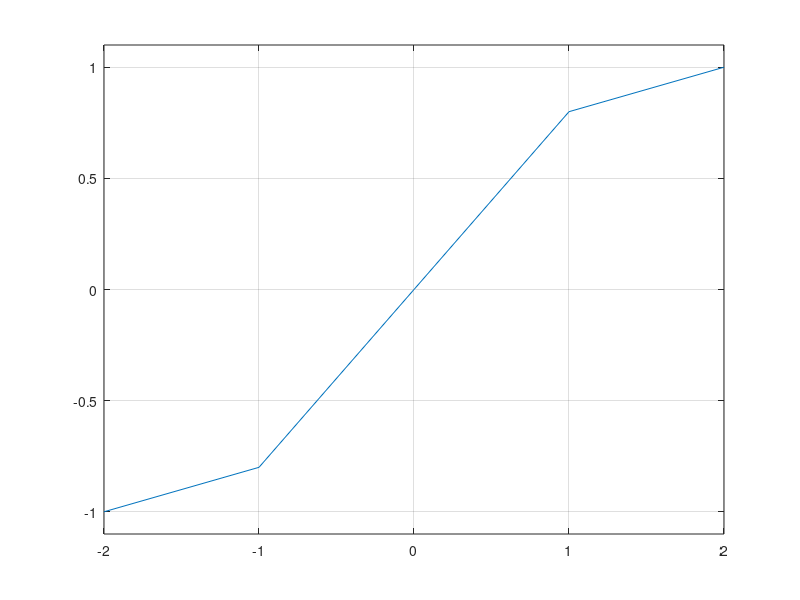

MATLAB code to generate this figure: (Note: this script raises an error after producing the figure.)

x = [-2 -1 0 1 2];
y = [-1 -0.8 0 0.8 1];
plot(x,y); ylim([-1.1 1.1]); grid on;

xx = [-2:0.01:2];
% yint = interp1(x,y,xx,'cubic');
yint = lagrangepoly(x,y,xx);
hold on;
plot(xx,yint); hold off

%%
% ff = 0:8000;
fs = 16000;

f_band = [100 2000];
fmid = 10^mean(log10(f_band));

f_edges = [10 f_band(1) fmid f_band(2) fs/2];

dbPerOct = 3; %dB
a_ = db2mag( ...
    dbPerOct/log10(2) * log10(f_edges/fmid) );
a_([1 end]) = a_([2 end-1]);

a_int = db2mag( ...
    spline(log10(f_edges([1 3 end])),mag2db(a_),log10(10:8000))  );

plot(f_edges/1e3,mag2db(a_)); hold on;
plot((10:8000)/1e3,mag2db(a_int)); hold on;
grid on; grid minor;
set(gca,'xscale','log');
xlim([0.01 10]); hold off;

%%
[num,den]=iirlpnorm(32,14,ff([14:129])'/(fs/2),ff([14 129])'/(fs/2),ff([14:129])'/(fs/2));

freqz(num,den);
set(gca,'xscale','log');


%%
clear; clc;

c = 343;                    % Sound velocity (m/s)
fs = 16000;                 % Sample frequency (samples/s)
L = [3 3 3];                % Room dimensions [x y z] (m)
n = 0.2*fs;                   % Number of samples
mtype = 'omnidirectional';  % Type of microphone
order = 1;                 % -1 equals maximum reflection order!
dim = 3;                    % Room dimension
orientation = 0;            % Microphone orientation (rad)
hp_filter = 0;              % Enable high-pass filter
rng shuffle;

betaA = (1 - [1 [1 1 1 1 1]*1]).^2;                 % Reverberation time (s)
beta1 = (1 - [0.00*1 [1 1 1 1 1]*1]).^2;                 % Reverberation time (s)

rtxN = 24;
[yy,zz] = meshgrid(linspace(0,3,rtxN)); % Planar Array
% yy = linspace(0,3,rtxN); zz = yy*0+1.5; % Linear Array

rtx = [zeros(numel(yy),1), yy(:), zz(:)];
srx = rtx;

MM=[];PP=[];
tic;
ss=0;
while true %for ss = 1:10
    ss = ss+1;
% r = [1.0 1.5 1.5];    % Receiver positions [x_1 y_1 z_1 ; x_2 y_2 z_2] (m)
% s = [1.5 1.5 1.5];              % Source position [x y z] (m)
r = rand(1,3)*3;    % Receiver positions [x_1 y_1 z_1 ; x_2 y_2 z_2] (m)
s = rand(1,3)*3;    % Receiver positions [x_1 y_1 z_1 ; x_2 y_2 z_2] (m)
% s = [rand(1,2)*3 1.5]; r = [rand(1,2)*3 1.5]; % When using linear array

hA = rir_generator(c, fs, r, s, L, betaA, n, mtype, order, dim, orientation, hp_filter);
h1 = rir_generator(c, fs, r, s, L, beta1, n, mtype, order, dim, orientation, hp_filter);
hf = h1(:)-hA(:);

stx = s;              % Source position [x y z] (m)
htx = rir_generator(c, fs, rtx, stx, L, betaA, n, mtype, order, dim, orientation, hp_filter);
rrx = r;    % Receiver positions [x_1 y_1 z_1 ; x_2 y_2 z_2] (m)
for i = 1:size(rtx,1)
    hrx(i,:) = rir_generator(c, fs, rrx, srx(i,:), L, betaA, n, mtype, order, dim, orientation, hp_filter);
end

% htx = imag(hilbert(htx));

hc = Tools.fconv(htx.',hrx.');
hc = sum(hc(1:numel(hf),:),2);
hc = Broadband_Tools.power_norm(hf,hc,fs,[250 1000]);

% figure(1);
% % plot(hA); hold on;
% plot(hf); hold on
% % plot(hi); hold on;
% plot(hc); hold on;
% hold off

figure(2);
HF = fft(hf);
HC = fft(hc);

ff = linspace(0,fs/2,n/2+1)/1e3;ff(end)=[];

MagnitudeC = abs(HC);
MagnitudeC(end/2+1:end)=[];

PhaseDifference = mod(unwrap(angle(HF)) - unwrap(angle(HC)) + pi,2*pi)/pi*180-180;
PhaseDifference(end/2+1:end)=[];

MM(:,ss) = MagnitudeC; %.*ff.'; Planar compensation %.*sqrt(ff).' % Linear compensation
PP(:,ss) = PhaseDifference;
% MM = mean([MM , MagnitudeC.*ff.' ],2);
% PP = mean([PP , PhaseDifference  ],2);


subplot(2,1,1);
plot(ff, mag2db(  MM  ),':k'); hold on;
plot(ff, mag2db(  mean(MM,2)  ),'-b','linew',1.5); hold off;
xlim([0.1 10]); %ylim([-60 0]);
grid on; grid minor; set(gca,'xscale','log');
xlabel('Frequency (kHz)');ylabel('Magnitude (dB)');

subplot(2,1,2);
plot(ff, PP ,':k'); hold on;
plot(ff, mean(PP,2) ,'-','co',.8*[1 0 0],'linew',1.5); hold off;
xlim([0.1 10]); ylim([-180 180]); yticks([-180:45:180]);
grid on; grid minor; set(gca,'xscale','log');
xlabel('Frequency (kHz)');ylabel('Phase (\circ)');

drawnow;
fprintf('%d\n',ss);
end
toc
